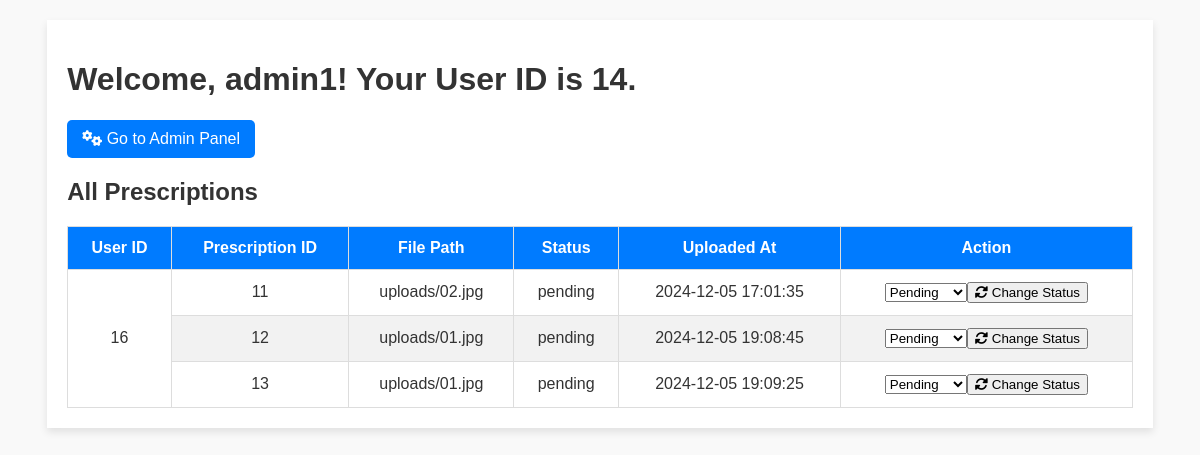
The app's page /admin_panel/prescription_verification.php?user_id=14&user_name=admin1 (signed in), older data.
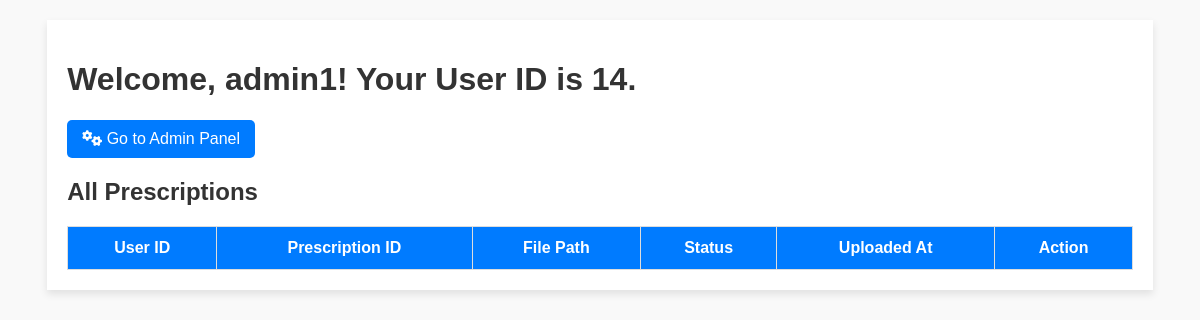
The same page, newer data.
### tables this page shows
CREATE TABLE `prescriptions` (
  `prescription_id` int(11) NOT NULL,
  `user_id` int(11) NOT NULL,
  `file_path` varchar(255) NOT NULL,
  `status` enum('pending','delivered','cancelled') DEFAULT 'pending',
  `uploaded_at` timestamp NOT NULL DEFAULT current_timestamp(),
  `file_data` longblob DEFAULT NULL
);

### admin_panel/prescription_verification.php (the view, shortened to what this page needs)
<?php
$user_id = $_GET['user_id'] ?? null;
$user_name = $_GET['user_name'] ?? null;
include '../db_connection.php';
$query = "SELECT prescription_id, user_id, file_path, status, uploaded_at FROM prescriptions ORDER BY user_id, uploaded_at";
$result = mysqli_query($conn, $query);
?>
<!DOCTYPE html>
<html lang="en">
<head>
    <link rel="stylesheet" href="../style/admin_panel/prescription_verification.css">
    <link rel="stylesheet" href="https://cdnjs.cloudflare.com/ajax/libs/font-awesome/6.0.0-beta3/css/all.min.css">
</head>
<body>
    <div class="container">
        <h1>Welcome, <?php echo htmlspecialchars($user_name); ?>! Your User ID is <?php echo htmlspecialchars($user_id); ?>.</h1>
        <a href="../home_page/admin_home.php">
            <button class="btn admin-btn"><i class="fas fa-cogs"></i> Go to Admin Panel</button>
        </a>
        <h2>All Prescriptions</h2>
        <table class="prescription-table">
            <thead>
                <tr>
                    <th>User ID</th>
                    <th>Prescription ID</th>
                    <th>File Path</th>
                    <th>Status</th>
                    <th>Uploaded At</th>
                    <th>Action</th>
                </tr>
            </thead>
            <tbody>
                <?php
                $user_prescriptions = [];
                while ($row = mysqli_fetch_assoc($result)) {
                    $user_prescriptions[$row['user_id']][] = $row;
                }
                foreach ($user_prescriptions as $user_id => $prescriptions) {
                    foreach ($prescriptions as $index => $row) {
                        echo "<tr>";
                        if ($index === 0) {
                            echo "<td rowspan='" . count($prescriptions) . "'>" . htmlspecialchars($user_id) . "</td>";
                        }
                        echo "<td>" . htmlspecialchars($row['prescription_id']) . "</td>";
                        echo "<td>" . htmlspecialchars($row['file_path']) . "</td>";
                        echo "<td>" . htmlspecialchars($row['status']) . "</td>";
                        echo "<td>" . htmlspecialchars($row['uploaded_at']) . "</td>";
                        echo "<td>";
                        echo '<form method="POST">';
                        echo '<select name="new_status">';
                        echo '<option value="pending"' . ($row['status'] === 'pending' ? ' selected' : '') . '>Pending</option>';
                        echo '</select>';
                        echo '<button type="submit" name="change_status"><i class="fas fa-sync-alt"></i> Change Status</button>';
                        echo '</form>';
                        echo "</td>";
                        echo "</tr>";
                    }
                }
                ?>
            </tbody>
        </table>
    </div>
</body>
</html>

Row changes from the older to the newer data that the page shows:
removed prescriptions: user_id "16", prescription_id "11", file_path "uploads/02.jpg", status "pending", uploaded_at "2024-12-05 17:01:35", new_status "Pending"
removed prescriptions: prescription_id "12", file_path "uploads/01.jpg", status "pending", uploaded_at "2024-12-05 19:08:45", new_status "Pending"
removed prescriptions: prescription_id "13", file_path "uploads/01.jpg", status "pending", uploaded_at "2024-12-05 19:09:25", new_status "Pending"
